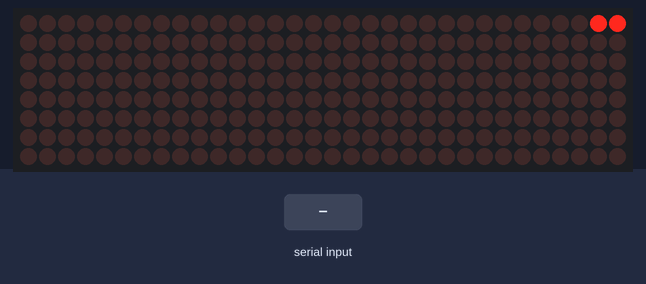
The program below on a simulated ESP32. On the bench: 32×8 LED matrix. The inputs (shaded band) are chosen by the test bench. What the program prints to the serial monitor is not drawn.

Above: at 0.16 s.
At 1.26 s:
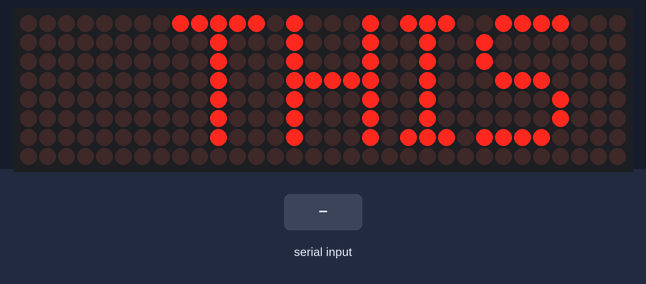
1.3 s: "1\n" received over Serial
At 5.22 s:
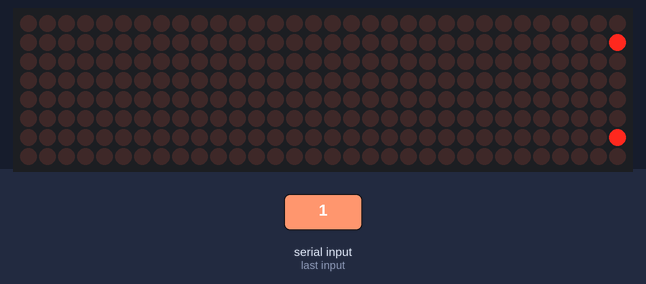

Measured:
- after the input at 1.3 s, the display: first differs from a run without the input after 3.9 s (image 2)

The program:

main.cpp
```cpp
#include <MD_Parola.h>    //Libary zum Ansteuern des LED-Panels
#include <MD_MAX72xx.h>   //Libary zum Steuern der Wiedergabe des LED-Panels
#include <SPI.h>          //Serial Peripheral Interface Libary zum Ansteuern des ESPs


#define USE_UI_CONTROL 0  //Auf 1 setzen, falls ein Userinterface, Schalter etc verbaut wird

#if USE_UI_CONTROL
#include <MD_UISwitch.h>
#endif


#define DEBUG 0           //Auf 1 setzen um Debug Statements in Konsole zu generieren

#if DEBUG
#define PRINT(s, x) { Serial.print(F(s)); Serial.print(x); }
#define PRINTS(x) Serial.print(F(x))
#define PRINTX(x) Serial.println(x, HEX)
#else
#define PRINT(s, x)
#define PRINTS(x)
#define PRINTX(x)
#endif

// Define the number of devices we have in the chain and the hardware interface
// NOTE: These pin numbers will probably not work with your hardware and may
// need to be adapted
#define HARDWARE_TYPE MD_MAX72XX::FC16_HW     //Definiert Hardwaretyp des LED-Panels (aus .pio\libdeps\az-delivery-devkit-v4\MD_MAX72XX\src\MD_MAX72xx.h entnommen)
#define MAX_DEVICES 4                         //Definiert die totale Anzahl der zu benutzenden LED-Panels
#define CLK_PIN   18                          //CLK-Pin des LED-Panels
#define DATA_PIN  23                          //DIM-Pin des LED-Panels
#define CS_PIN    5                           //CS-Pin des LED-Panels

// HARDWARE SPI
MD_Parola P = MD_Parola(HARDWARE_TYPE, CS_PIN, MAX_DEVICES);      //Setup-Parameter für MD_Parola Libary und ESP
// SOFTWARE SPI
//MD_Parola P = MD_Parola(HARDWARE_TYPE, DATA_PIN, CLK_PIN, CS_PIN, MAX_DEVICES);

// Scrolling parameters
#if USE_UI_CONTROL
const uint8_t SPEED_IN = A5;
const uint8_t DIRECTION_SET = 8;  // change the effect
const uint8_t INVERT_SET = 9;     // change the invert

const uint8_t SPEED_DEADBAND = 5;
#endif // USE_UI_CONTROL

uint8_t scrollSpeed = 50;    // default frame delay value
textEffect_t scrollEffect = PA_SCROLL_LEFT;
textPosition_t scrollAlign = PA_LEFT;
uint16_t scrollPause = 0; // in milliseconds

/* Ab hier Setup für LED-Darstellung */

#define	BUF_SIZE	75                     //Variable macht Textlauf schneller oder langsamer, je höher desto langsamer der Textlauf
char curMessage[BUF_SIZE] = { "" };      //Zeigt aktuellen Text, muss nicht genutzt werden
char newMessage[BUF_SIZE] = { "THIS IS A TEST" };     //Zeigt nachfolgenden Text an, wenn curMessage nicht definiert ist, wird dieses Parameter als curMessage genutzt, man kann also ausschließlich dieses Parameter nutzen um den gewünschten Text darzustellen.
bool newMessageAvailable = true;         //Boolean checkt ob curMessage oder newMessage verwendet wurde

#if USE_UI_CONTROL //Nicht genutzt wenn kein UI-Controll definiert

MD_UISwitch_Digital uiDirection(DIRECTION_SET);
MD_UISwitch_Digital uiInvert(INVERT_SET);

void doUI(void)
{
  // set the speed if it has changed
  {
    int16_t speed = map(analogRead(SPEED_IN), 0, 1023, 10, 150);

    if ((speed >= ((int16_t)P.getSpeed() + SPEED_DEADBAND)) ||
      (speed <= ((int16_t)P.getSpeed() - SPEED_DEADBAND)))
    {
      P.setSpeed(speed);
      scrollSpeed = speed;
      PRINT("\nChanged speed to ", P.getSpeed());
    }
  }

  if (uiDirection.read() == MD_UISwitch::KEY_PRESS) // SCROLL DIRECTION
  {
    PRINTS("\nChanging scroll direction");
    scrollEffect = (scrollEffect == PA_SCROLL_LEFT ? PA_SCROLL_RIGHT : PA_SCROLL_LEFT);
    P.setTextEffect(scrollEffect, scrollEffect);
    P.displayClear();
    P.displayReset();
  }

  if (uiInvert.read() == MD_UISwitch::KEY_PRESS)  // INVERT MODE
  {
    PRINTS("\nChanging invert mode");
    P.setInvert(!P.getInvert());
  }
}
#endif // USE_UI_CONTROL

/* Ab hier Code-Magic der Libary*/

void readSerial(void)
{
  static char *cp = newMessage;

  while (Serial.available())
  {
    *cp = (char)Serial.read();
    if ((*cp == '\n') || (cp - newMessage >= BUF_SIZE-2)) // end of message character or full buffer
    {
      *cp = '\0'; // end the string
      // restart the index for next filling spree and flag we have a message waiting
      cp = newMessage;
      newMessageAvailable = true;
    }
    else  // move char pointer to next position
      cp++;
  }
}

void setup()
{
  Serial.begin(57600);
  Serial.print("\n[Parola Scrolling Display]\nType a message for the scrolling display\nEnd message line with a newline");

#if USE_UI_CONTROL
  uiDirection.begin();
  uiInvert.begin();
  pinMode(SPEED_IN, INPUT);

  doUI();
#endif // USE_UI_CONTROL

  P.begin();
  P.displayText(curMessage, scrollAlign, scrollSpeed, scrollPause, scrollEffect, scrollEffect);
}

void loop()
{
#if USE_UI_CONTROL
  doUI();
#endif // USE_UI_CONTROL

  if (P.displayAnimate())
  {
    if (newMessageAvailable)
    {
      strcpy(curMessage, newMessage);
      newMessageAvailable = false;
    }
    P.displayReset();
  }
  readSerial();
}
```
